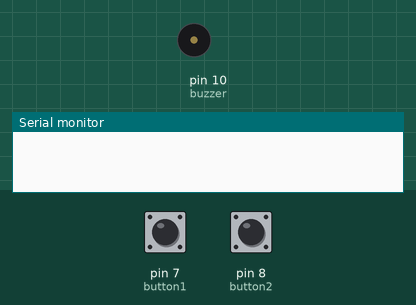
The sketch below on a simulated Arduino Uno, built with avr-gcc and run on an emulated ATmega328P. Shown: buzzer (waves = sounding, pin HIGH), the last lines printed to the serial monitor. The test bench sets the inputs (shaded band); at power-on: pin 7 (button1) HIGH, pin 8 (button2) HIGH.

Above: at 1.2 s.
1.3 s: pin 7 (button1) pulled LOW for 0.15 s
At 1.8 s:
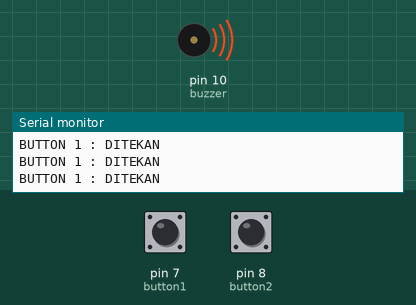
2.9 s: pin 8 (button2) pulled LOW for 0.15 s
At 4.1 s:
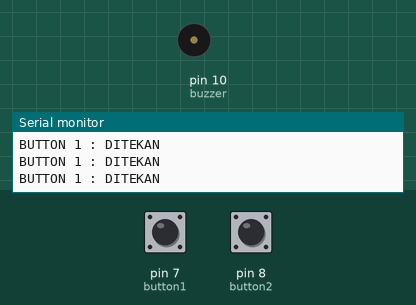
4.5 s: pin 7 (button1) pulled LOW for 1 s
At 5.5 s:
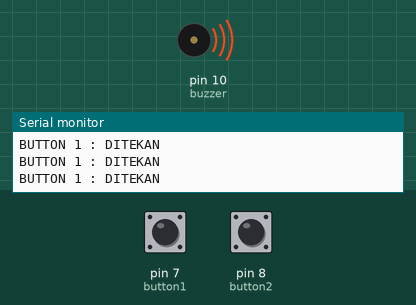
Timing chart, 0 to 7.5 s (numbered marks = the images above; inputs shaded):
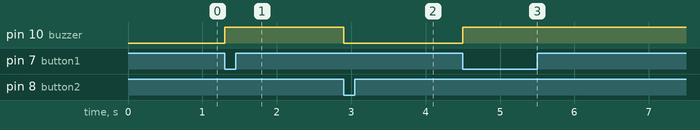

The sketch:

Button.ino
```cpp
#define button1 7
#define button2 8

#define pull1 digitalRead(button1)
#define pull2 digitalRead(button2)

#define buzzer 10

void setup() {
  Serial.begin(9600);

  pinMode(buzzer, OUTPUT);

  pinMode(button1, INPUT_PULLUP);
  pinMode(button2, INPUT_PULLUP);

}

void loop() {
  if(!pull1){
    Serial.println("BUTTON 1 : DITEKAN");
    digitalWrite(buzzer, HIGH);
  }else if(!pull2){
    Serial.println("BUTTON 1 : DITEKAN");
    digitalWrite(buzzer, LOW);
  }

}
//
//bool value1, value2;
//
//void setup(){
//  Serial.begin(9600);
//
//  pinMode(buzzer, OUTPUT);
//  pinMode(button1, INPUT);
//  pinMode(button2, INPUT);
//}
//
//void loop(){
//  value1 = digitalRead(button1);
//  value2 = digitalRead(button2);
//
//  if(value1 == 1){
//    Serial.println("BUTTON 1 : DITEKAN");
//    digitalWrite(buzzer, HIGH);
//  }else if(value2 == 1){
//    Serial.println("BUTTON 1 : DITEKAN");
//    digitalWrite(buzzer, LOW);
//  }
//
//}
```

Measured:
- after the input at 1.3 s, pin 10 (buzzer): LOW → HIGH at once
- after the input at 2.9 s, pin 10 (buzzer): HIGH → LOW at once
- after the input at 4.5 s, pin 10 (buzzer): LOW → HIGH at once
